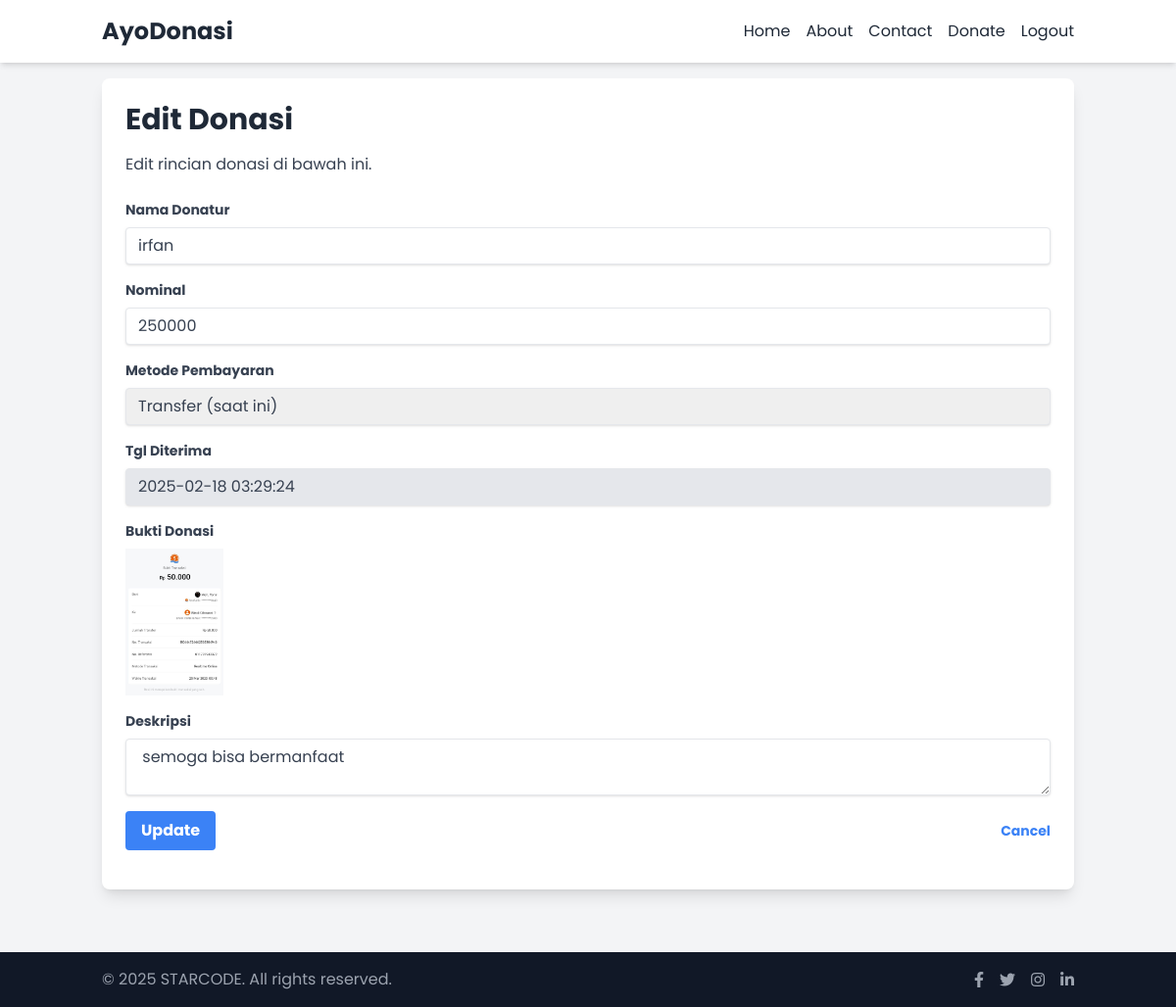
Page /admin/edit.php?id=50 (signed in) on the committed database.
### tables this page shows
CREATE TABLE `donatur` (
  `id` int NOT NULL,
  `nama` varchar(50) NOT NULL,
  `nominal` decimal(10,0) NOT NULL,
  `metode` enum('ShopeePay','Gopay','Transfer') NOT NULL,
  `bukti` varchar(50) DEFAULT NULL,
  `deskripsi` varchar(50) DEFAULT NULL,
  `tanggal_diterima` timestamp NOT NULL DEFAULT CURRENT_TIMESTAMP
);

### function/koneksi.php (called while the page is built)
<?php
$hostname = 'localhost';
$username = 'root';
$password = '';
$database = 'donasi';
try {
   $conn = mysqli_connect($hostname, $username, $password, $database);
} catch (Exception $e) {
    echo "<b>koneksi gagal : <b/>" . $e;
}
function query($query) {
    global $conn;
    $result = mysqli_query($conn, $query);
    $rows = [];
    while( $row = mysqli_fetch_assoc($result) ) {
      $rows[] = $row;
  }
  return $rows;
}
?>

### function/copyright.php (called while the page is built)
<?php
$copyright = "2025 STARCODE. All rights reserved.";
?>

### admin/edit.php (the view, shortened to what this page needs)
<?php
require_once __DIR__ . '/../function/koneksi.php';
require_once __DIR__ . '/../function/copyright.php';
$id = $_GET["id"];
$donatur = query("SELECT * FROM donatur WHERE id = $id")[0];
?>
<html lang="en">
<head>
    <script src="https://cdn.tailwindcss.com"></script>
    <link href="https://cdnjs.cloudflare.com/ajax/libs/font-awesome/5.15.3/css/all.min.css" rel="stylesheet"/>
</head>
<body>
<nav class="bg-white shadow-md">
    <div class="container mx-auto p-4 flex justify-between items-center">
        <a class="text-2xl font-bold text-gray-800 slide-in" href="#">
            AyoDonasi
        </a>
        <div class="hidden md:flex space-x-4">
            <a class="text-gray-800 hover:text-blue-600 slide-in" href="/donasi/index.php">Home</a>
            <a class="text-gray-800 hover:text-blue-600 slide-in" href="/donasi/about.php">About</a>
            <a class="text-gray-800 hover:text-blue-600 slide-in" href="https://ribin.my.id/">Contact</a>
            <a class="text-gray-800 hover:text-blue-600 slide-in" href="/donasi/tambah_donasi.php">Donate</a>
            <a class="text-gray-800 hover:text-blue-600 slide-in" href="/donasi/login.php">Logout</a>
        </div>
    </div>
</nav>
<main class="container mx-auto p-4">
    <div class="bg-white shadow-lg rounded-lg p-6 mb-6 relative fade-in">
        <div class="relative z-10">
            <h1 class="text-3xl font-bold mb-4 text-gray-800 bounce-in">Edit Donasi</h1>
            <p class="text-gray-700 mb-6 slide-in">Edit rincian donasi di bawah ini.</p>
            <form action="" method="post" enctype="multipart/form-data">
                <div class="mb-4">
                    <label class="block text-gray-700 text-sm font-bold mb-2" for="nama">
                        Nama Donatur
                    </label>
                    <input class="shadow appearance-none border rounded w-full py-2 px-3 text-gray-700 leading-tight focus:outline-none focus:shadow-outline" id="nama" name="nama" type="text" required value="<?= $donatur["nama"]; ?>">
                </div>
                <div class="mb-4">
                    <label class="block text-gray-700 text-sm font-bold mb-2" for="nominal">
                        Nominal
                    </label>
                    <input class="shadow appearance-none border rounded w-full py-2 px-3 text-gray-700 leading-tight focus:outline-none focus:shadow-outline" id="nominal" name="nominal" type="number" required value="<?= $donatur["nominal"]; ?>">
                </div>
                <div class="mb-4">
                    <label class="block text-gray-700 text-sm font-bold mb-2" for="metode">
                        Metode Pembayaran
                    </label>
                    <select class="shadow appearance-none border rounded w-full py-2 px-3 text-gray-700 leading-tight focus:outline-none focus:shadow-outline" id="metode" name="metode"   >
                    <option  required value="<?= $donatur["metode"]; ?>">
                    <?= $donatur["metode"]; ?> (saat ini)
                    </option>
                    </select>
                </div>
                <div class="mb-4">
                    <label class="block text-gray-700 text-sm font-bold mb-2" for="tanggal_diterima">
                        Tgl Diterima
                    </label>
                    <input class="shadow appearance-none border rounded w-full py-2 px-3 text-gray-700 leading-tight focus:outline-none focus:shadow-outline bg-gray-200 cursor-not-allowed" id="tanggal_diterima" name="tanggal_diterima" value="<?= $donatur["tanggal_diterima"]; ?>" readonly>
                </div>
                <div class="mb-4">
                    <label class="block text-gray-700 text-sm font-bold mb-2" for="bukti">
                        Bukti Donasi
                    </label>
                    <img src="../img/<?= $donatur["bukti"]; ?>" name="bukti" class="cursor-pointer" id="donation-image" class="mt-2" width="100" height="100">
                </div>
                <div class="mb-4">
                    <label class="block text-gray-700 text-sm font-bold mb-2" for="deskripsi">
                        Deskripsi
                    </label>
                    <textarea class="shadow appearance-none border rounded w-full py-2 px-3 text-gray-700 leading-tight focus:outline-none focus:shadow-outline" id="deskripsi" name="deskripsi"> <?= $donatur["deskripsi"]; ?></textarea>
                </div>
                <div class="flex items-center justify-between">
                    <button class="bg-blue-500 hover:bg-blue-700 text-white font-bold py-2 px-4 rounded focus:outline-none focus:shadow-outline" type="submit" name="submit">
                        Update
                    </button>
                    <a class="inline-block align-baseline font-bold text-sm text-blue-500 hover:text-blue-800" href="manage_donasi.php">
                        Cancel
                    </a>
                </div>
            </form>
        </div>
    </div>
</main>
<footer class="bg-gray-900 text-white mt-6">
    <div class="container mx-auto p-4 flex flex-col md:flex-row justify-between items-center">
    <p class="text-gray-400">&copy; <?= $copyright; ?></p>
        <div class="flex space-x-4 mt-4 md:mt-0">
            <a class="text-gray-400 hover:text-white" href="notfound.html"><i class="fab fa-facebook-f"></i></a>
            <a class="text-gray-400 hover:text-white" href="notfound.html"><i class="fab fa-twitter"></i></a>
            <a class="text-gray-400 hover:text-white" href="https://www.instagram.com/bintangrrrrrr/" target="_blank"><i class="fab fa-instagram"></i></a>
            <a class="text-gray-400 hover:text-white" href="https://www.linkedin.com/in/bintangro/" target="_blank"><i class="fab fa-linkedin-in"></i></a>
        </div>
    </div>
</footer>
</body>
</html>

### admin/edit.php (style rules this page uses)
body { font-family: 'Poppins', sans-serif; display: flex; flex-direction: column; min-height: 100vh; background-color: #f3f4f6; }
main { flex: 1; }
.fade-in { animation: fadeIn 1s ease-in-out; }
.slide-in { animation: slideIn 1s ease-in-out; }
.bounce-in { animation: bounceIn 1s ease-in-out; }

### rows in the picture
donatur: nama "irfan", nominal "250000", metode "Transfer (saat ini)", tanggal_diterima "2025-02-18 03:29:24", bukti (picture), deskripsi "semoga bisa bermanfaat"

### other values in the picture
$copyright "2025 STARCODE. All rights reserved."
